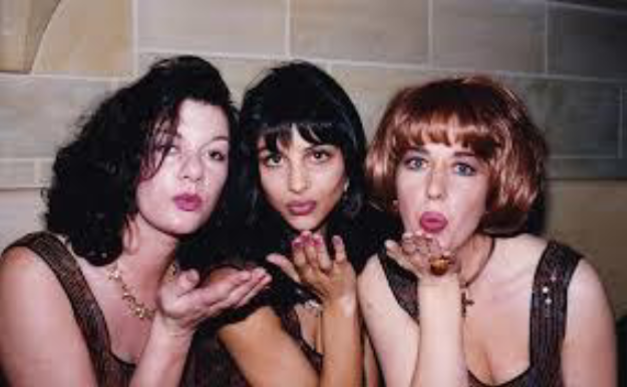
#> input picture Exercise_4/Question_3/Ex4_Q3.png, 627 x 387 px, found by its file name
$ python 3_test.py
#> lines starting #> are read from the running program, lines starting #| are printed output that depends on the picture; after the words box and inside, x2 and y2 are one past the last pixel; in counts of white or black regions, pixels touching at a corner belong together
import cv2
import numpy as np

class ImageWarper:
    def __init__(self, video_path, image_path, output_path):
        """
        Khởi tạo Image Warper

        Args:
            video_path: Đường dẫn video input
            image_path: Đường dẫn hình ảnh cần chiếu
            output_path: Đường dẫn video output
        """
#> called with output_path = 'output_video.mp4'
        self.video_path = video_path
        self.image_path = image_path
        self.output_path = output_path

        # Đọc hình ảnh nguồn
        self.source_image = cv2.imread(image_path)
#> self.source_image is the input picture: shape (387, 627, 3); mean B, G, R 96.1, 97, 121.7
        if self.source_image is None:
            raise ValueError("Không thể đọc hình ảnh nguồn!")

        # Mở video
        self.cap = cv2.VideoCapture(video_path)
        if not self.cap.isOpened():
            raise ValueError("Không thể mở video!")

        # Lấy thông số video
        self.fps = int(self.cap.get(cv2.CAP_PROP_FPS))
        self.width = int(self.cap.get(cv2.CAP_PROP_FRAME_WIDTH))
        self.height = int(self.cap.get(cv2.CAP_PROP_FRAME_HEIGHT))
        self.total_frames = int(self.cap.get(cv2.CAP_PROP_FRAME_COUNT))

        # Tính kích thước ảnh gốc
        h, w = self.source_image.shape[:2]
#> h = 387; w = 627
        self.source_width = w
#> self.source_width = 627
        self.source_height = h
#> self.source_height = 387
        self.source_is_horizontal = w > h  # True nếu ảnh nằm ngang
#> self.source_is_horizontal = True

        print(f"Video info: {self.width}x{self.height} @ {self.fps}fps, {self.total_frames} frames")
        print(f"Source image: {w}x{h}, Orientation: {'Horizontal' if self.source_is_horizontal else 'Vertical'}")
#| Source image: 627x387, Orientation: Horizontal

    def detect_blue_rectangle(self, frame):
        """
        Phát hiện vùng màu xanh dương trong frame

        Returns:
            corners: 4 góc của hình chữ nhật (numpy array)
        """
        # Chuyển sang HSV
        hsv = cv2.cvtColor(frame, cv2.COLOR_BGR2HSV)

        # Định nghĩa range màu xanh dương
        lower_blue = np.array([90, 100, 100])
        upper_blue = np.array([130, 255, 255])

        # Tạo mask
        mask = cv2.inRange(hsv, lower_blue, upper_blue)

        # Morphological operations để làm sạch mask
        kernel = np.ones((5, 5), np.uint8)
        mask = cv2.morphologyEx(mask, cv2.MORPH_CLOSE, kernel)
        mask = cv2.morphologyEx(mask, cv2.MORPH_OPEN, kernel)

        # Tìm contours
        contours, _ = cv2.findContours(mask, cv2.RETR_EXTERNAL, cv2.CHAIN_APPROX_SIMPLE)

        if not contours:
            return None

        # Lấy contour lớn nhất
        largest_contour = max(contours, key=cv2.contourArea)

        # Kiểm tra diện tích tối thiểu
        area = cv2.contourArea(largest_contour)
        if area < 1000:
            return None

        # Approximate thành polygon
        epsilon = 0.02 * cv2.arcLength(largest_contour, True)
        approx = cv2.approxPolyDP(largest_contour, epsilon, True)

        # Nếu không phải 4 góc, dùng minAreaRect
        if len(approx) != 4:
            rect = cv2.minAreaRect(largest_contour)
            box = cv2.boxPoints(rect)
            approx = np.int0(box)

        # Sắp xếp các góc theo thứ tự: top-left, top-right, bottom-right, bottom-left
        corners = self.order_points(approx.reshape(4, 2))

        return corners

    def order_points(self, pts):
        """
        Sắp xếp 4 điểm theo thứ tự: TL, TR, BR, BL
        """
        rect = np.zeros((4, 2), dtype="float32")
        s = pts.sum(axis=1)
        rect[0] = pts[np.argmin(s)]  # Top-left
        rect[2] = pts[np.argmax(s)]  # Bottom-right

        diff = np.diff(pts, axis=1)
        rect[1] = pts[np.argmin(diff)]  # Top-right
        rect[3] = pts[np.argmax(diff)]  # Bottom-left

        print("Ordered points:", rect)
        return rect

    def get_rectangle_orientation(self, corners):
        """
        Xác định hướng của hình chữ nhật (ngang hay dọc)

        Args:
            corners: 4 góc [TL, TR, BR, BL]

        Returns:
            is_horizontal: True nếu hình chữ nhật nằm ngang
            width: Chiều rộng
            height: Chiều cao
        """
        # Tính chiều rộng (cạnh trên)
        width = np.linalg.norm(corners[1] - corners[0])
        # Tính chiều cao (cạnh trái)
        height = np.linalg.norm(corners[3] - corners[0])

        is_horizontal = width > height
        return is_horizontal, width, height

    def align_corners(self, src_corners, dst_corners):
        """
        Căn chỉnh các góc sao cho chiều dài khớp chiều dài, chiều rộng khớp chiều rộng

        Args:
            src_corners: 4 góc của ảnh nguồn [TL, TR, BR, BL]
            dst_corners: 4 góc của khung đích [TL, TR, BR, BL]

        Returns:
            aligned_src: Các góc của ảnh nguồn đã được xoay/sắp xếp lại
        """
        # Xác định hướng của ảnh nguồn
        src_is_horizontal = self.source_is_horizontal

        # Xác định hướng của khung đích
        dst_is_horizontal, _, _ = self.get_rectangle_orientation(dst_corners)

        # Nếu cùng hướng -> giữ nguyên
        # Nếu khác hướng -> xoay 90 độ (dịch chuyển index)
        if src_is_horizontal == dst_is_horizontal:
            # Cùng hướng: mapping thẳng
            aligned_src = src_corners.copy()
        else:
            # Khác hướng: xoay 90 độ bằng cách dịch index
            # TL -> TR, TR -> BR, BR -> BL, BL -> TL
            aligned_src = np.roll(src_corners, 1, axis=0)

        return aligned_src

    def warp_image(self, frame, corners):
        """
        Warp hình ảnh vào vùng được xác định bởi corners

        Args:
            frame: Frame gốc
            corners: 4 góc của vùng đích

        Returns:
            frame_with_warp: Frame đã được warp
        """
        if corners is None:
            return frame

        # Định nghĩa 4 góc của hình ảnh nguồn
        h, w = self.source_image.shape[:2]
        src_points = np.array([
            [0, 0],
            [w - 1, 0],
            [w - 1, h - 1],
            [0, h - 1]
        ], dtype="float32")

        # Căn chỉnh các góc theo hướng
        aligned_src = self.align_corners(src_points, corners)

        # Tính ma trận homography
        dst_points = corners.astype("float32")
        M = cv2.getPerspectiveTransform(aligned_src, dst_points)

        # Warp hình ảnh
        warped = cv2.warpPerspective(
            self.source_image,
            M,
            (frame.shape[1], frame.shape[0])
        )

        # Tạo mask cho vùng warped
        mask = np.zeros((frame.shape[0], frame.shape[1]), dtype=np.uint8)
        cv2.fillConvexPoly(mask, np.int32(corners), 255)
        mask_3channel = cv2.cvtColor(mask, cv2.COLOR_GRAY2BGR)

        # Composite: Xóa vùng cũ và thêm hình mới
        frame_bg = cv2.bitwise_and(frame, cv2.bitwise_not(mask_3channel))
        frame_fg = cv2.bitwise_and(warped, mask_3channel)
        result = cv2.add(frame_bg, frame_fg)

        return result

    def process_video(self, show_preview=False):
        """
        Xử lý toàn bộ video

        Args:
            show_preview: Hiển thị preview trong khi xử lý
        """
#> called with show_preview = True
        # Khởi tạo VideoWriter
        fourcc = cv2.VideoWriter_fourcc(*'mp4v')
        out = cv2.VideoWriter(
            self.output_path,
            fourcc,
            self.fps,
            (self.width, self.height)
        )

        frame_count = 0
        prev_corners = None

        print("Bắt đầu xử lý video...")

        while True:
            ret, frame = self.cap.read()
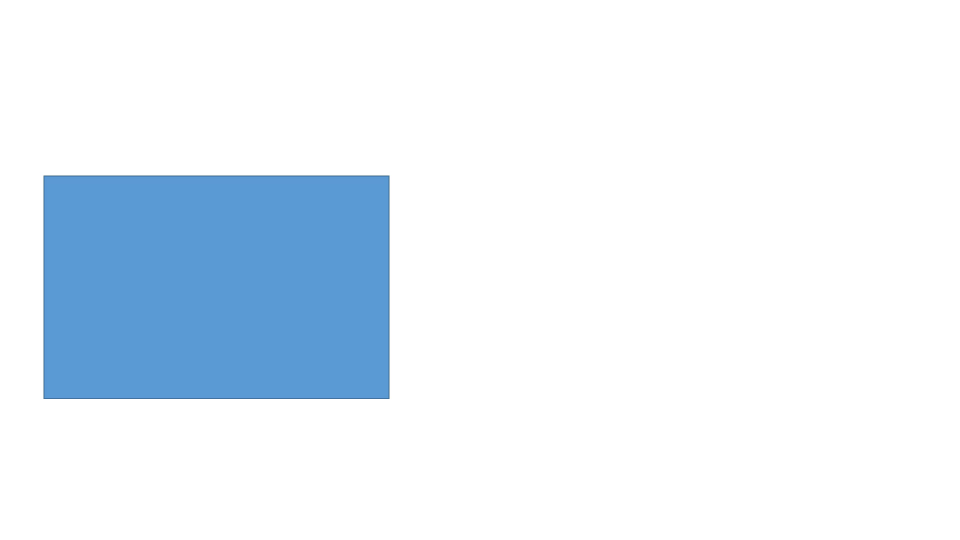
#> input picture frame 30 of Exercise_4/Question_3/Presentation1.mp4, 1920 x 1080 px (shown at 1/2 size)
#> frame is the input picture: shape (1080, 1920, 3); mean B, G, R 248.4, 239.8, 230.3
            if not ret:
                break

            # Detect vùng xanh
            corners = self.detect_blue_rectangle(frame)
#> in detect_blue_rectangle, `hsv = cv2.cvtColor(frame, cv2.COLOR_BGR2HSV)`: hsv: shape (1080, 1920, 3); mean H, S, V 15.8, 21.9, 248.4
#> in detect_blue_rectangle, `mask = cv2.inRange(hsv, lower_blue, upper_blue)`:
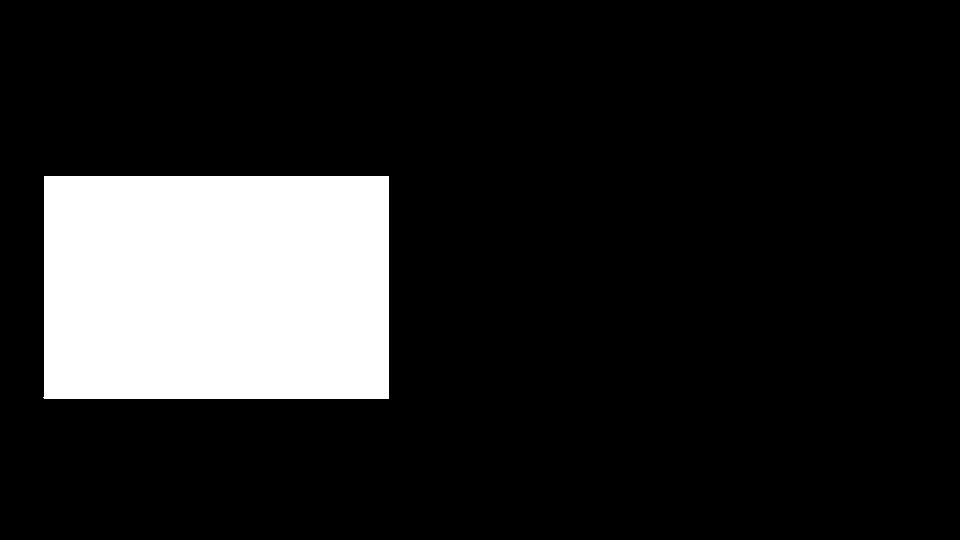
#> mask: shape (1080, 1920) (shown at 1/2 size); 14.8% white; 1 white region, box (x1, y1, x2, y2) and area: (87, 352, 778, 798) 307742
#> in detect_blue_rectangle, `mask = cv2.morphologyEx(mask, cv2.MORPH_OPEN, kernel)`: mask: shape (1080, 1920); 14.8% white; 1 white region, box (x1, y1, x2, y2) and area: (88, 352, 778, 798) 307740
#> in detect_blue_rectangle, `contours, _ = cv2.findContours(mask, cv2.RETR_EXTERNAL, cv2.CHAIN_APPR..`: contours = [[[88, 352], [88, 797], [777, 797], [777, 352]]]
#> in detect_blue_rectangle, `largest_contour = max(contours, key=cv2.contourArea)`: largest_contour = [[88, 352], [88, 797], [777, 797], [777, 352]]
#> in detect_blue_rectangle, `area = cv2.contourArea(largest_contour)`: area = 306605
#> in detect_blue_rectangle, `epsilon = 0.02 * cv2.arcLength(largest_contour, True)`: epsilon = 45.36
#> in detect_blue_rectangle, `approx = cv2.approxPolyDP(largest_contour, epsilon, True)`: approx = [[88, 352], [88, 797], [777, 797], [777, 352]]
#> in order_points, `s = pts.sum(axis=1)`: s = [440, 885, 1574, 1129]
#> in order_points, `diff = np.diff(pts, axis=1)`: diff = [264, 709, 20, -425]
#> in detect_blue_rectangle, `corners = self.order_points(approx.reshape(4, 2))`: corners = [[88, 352], [777, 352], [777, 797], [88, 797]]
#> corners = [[88, 352], [777, 352], [777, 797], [88, 797]]

            # Nếu không detect được, dùng corners của frame trước
            if corners is None and prev_corners is not None:
                corners = prev_corners

            # Warp hình ảnh
            if corners is not None:
                frame_output = self.warp_image(frame, corners)
#> in get_rectangle_orientation, `width = np.linalg.norm(corners[1] - corners[0])`: width = 689
#> in get_rectangle_orientation, `height = np.linalg.norm(corners[3] - corners[0])`: height = 445
#> in get_rectangle_orientation, `is_horizontal = width > height`: is_horizontal = True
#> in warp_image, `aligned_src = self.align_corners(src_points, corners)`: aligned_src = [[0, 0], [626, 0], [626, 386], [0, 386]]
#> in warp_image, `dst_points = corners.astype("float32")`: dst_points = [[88, 352], [777, 352], [777, 797], [88, 797]]
#> in warp_image, `M = cv2.getPerspectiveTransform(aligned_src, dst_points)`: M = [[1.1, 0, 88], [0, 1.15, 352], [0, 0, 1]]
#> in warp_image, `warped = cv2.warpPerspective( self.source_image, M, (frame.shape[1], f..`:
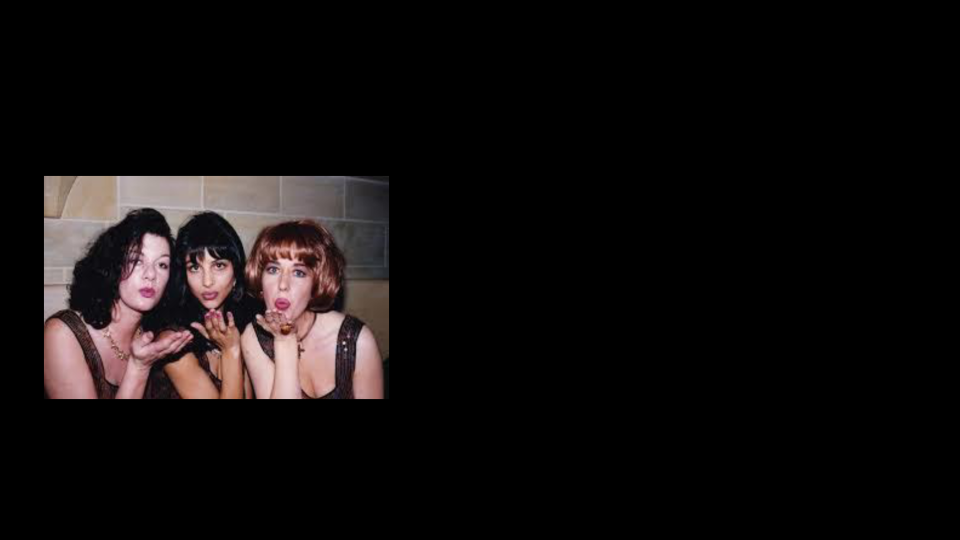
#> warped: shape (1080, 1920, 3) (shown at 1/2 size); mean B, G, R 14.3, 14.4, 18.1
#> in warp_image, `frame_bg = cv2.bitwise_and(frame, cv2.bitwise_not(mask_3channel))`:
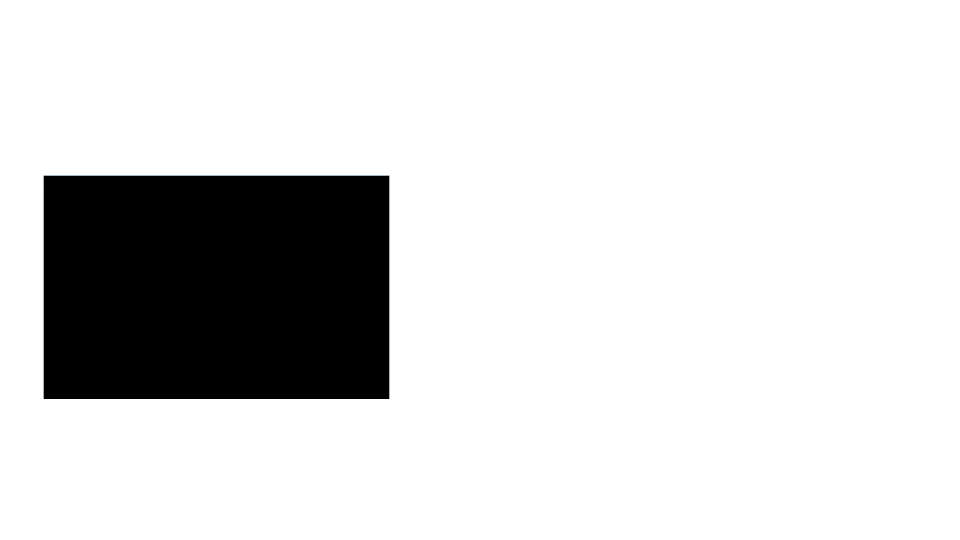
#> frame_bg: shape (1080, 1920, 3) (shown at 1/2 size); mean B, G, R 217.1, 217, 217
#> in warp_image, `result = cv2.add(frame_bg, frame_fg)`:
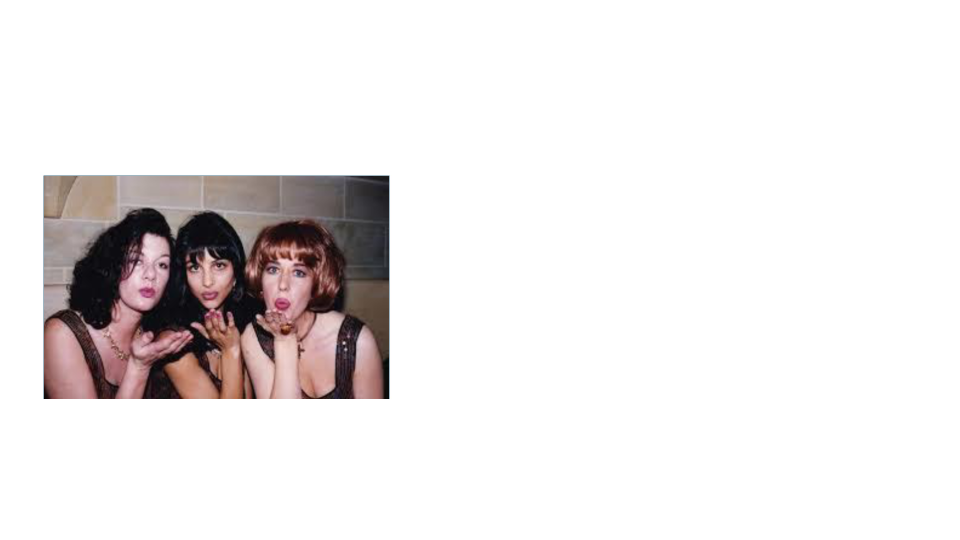
#> result: shape (1080, 1920, 3) (shown at 1/2 size); mean B, G, R 231.3, 231.4, 235.1
                prev_corners = corners
#> prev_corners = [[88, 352], [777, 352], [777, 797], [88, 797]]
            else:
                frame_output = frame

            # Ghi frame
            out.write(frame_output)

            frame_count += 1
            if frame_count % 30 == 0:
                print(f"Đã xử lý {frame_count}/{self.total_frames} frames")

            # Hiển thị preview
            if show_preview:
                cv2.imshow('Preview', frame_output)
                if cv2.waitKey(1) & 0xFF == ord('q'):
#> (key q is pressed here)
                    break

        # Giải phóng resources
        self.cap.release()
        out.release()
        cv2.destroyAllWindows()

        print(f"Hoàn thành! Video đã được lưu tại: {self.output_path}")


# ========== CÁCH SỬ DỤNG ==========
if __name__ == "__main__":
    VIDEO_PATH = r"D:\Fundemental\4\251\Computer_Vision\Computer_Vision\Exercise_4\Question_3\Presentation1.mp4"
    IMAGE_PATH = r"D:\Fundemental\4\251\Computer_Vision\Computer_Vision\Exercise_4\Question_3\Ex4_Q3.png"
    OUTPUT_PATH = r"output_video.mp4"

    try:
        warper = ImageWarper(VIDEO_PATH, IMAGE_PATH, OUTPUT_PATH)
        warper.process_video(show_preview=True)

    except Exception as e:
        print(f"Lỗi: {str(e)}")
